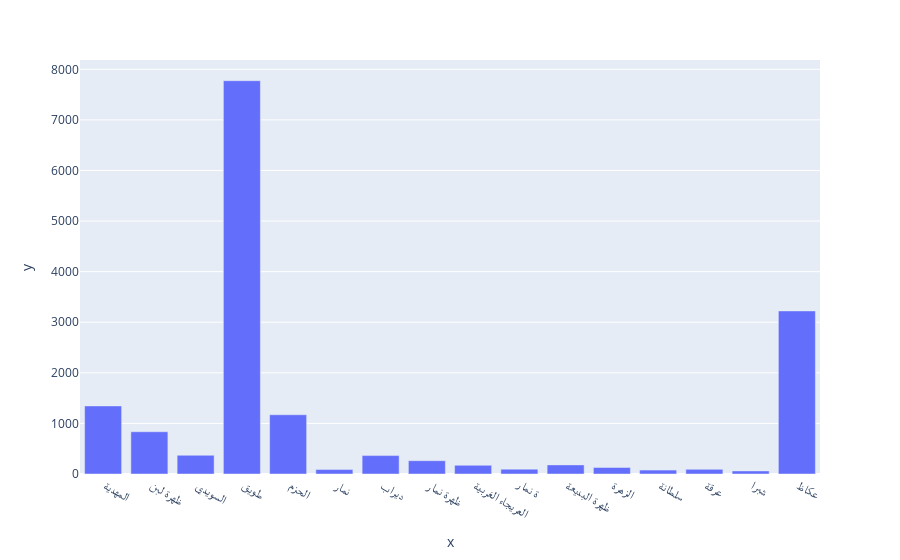

This figure's notebook cell:
### Code cell
name,count = get_top_names(west_names)
px.bar(y=count,x=name)
# px.pie(values=count, names=name)
# DF[DF['neighbourhood']==' السويدي ']

### Figure 1 — Plotly figure (JSON) as saved in the notebook; plotly's stock layout.template omitted (floating-point values rounded to 4 significant figures)
{"data": [{"alignmentgroup": "True", "hovertemplate": "x=%{x}<br>y=%{y}<extra></extra>", "legendgroup": "", "marker": {"color": "#636efa", "pattern": {"shape": ""}}, "name": "", "offsetgroup": "", "orientation": "v", "showlegend": false, "textposition": "auto", "type": "bar", "x": [" المهدية ", " ظهرة لبن ", " السويدي ", " طويق ", " الحزم ", " نمار ", " ديراب ", " ظهرة نمار ", " العريجاء الغربية ", "ة نمار ", " ظهرة البديعة ", " الزهرة ", " سلطانة ", " عرقة ", " شبرا ", " عكاظ "], "xaxis": "x", "y": [1346, 835, 370, 7775, 1171, 88, 364, 263, 172, 96, 180, 129, 77, 92, 61, 3224], "yaxis": "y"}], "layout": {"barmode": "relative", "legend": {"tracegroupgap": 0}, "margin": {"t": 60}, "xaxis": {"anchor": "y", "domain": [0, 1], "title": {"text": "x"}}, "yaxis": {"anchor": "x", "domain": [0, 1], "title": {"text": "y"}}}}
